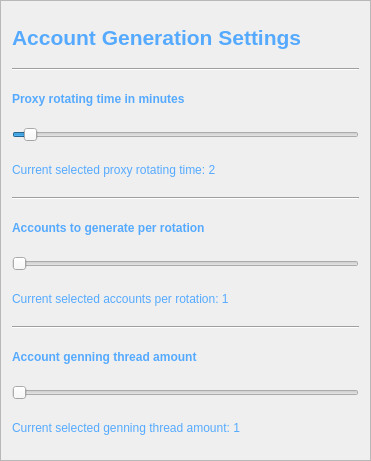
                <widget class="QFrame" name="account_generation_settings_frame">
                 <property name="geometry">
                  <rect>
                   <x>500</x>
                   <y>50</y>
                   <width>371</width>
                   <height>461</height>
                  </rect>
                 </property>
                 <property name="frameShape">
                  <enum>QFrame::StyledPanel</enum>
                 </property>
                 <property name="frameShadow">
                  <enum>QFrame::Raised</enum>
                 </property>
                 <layout class="QVBoxLayout" name="verticalLayout_14">
                  <item>
                   <widget class="QLabel" name="account_genning_settings_label">
                    <property name="minimumSize">
                     <size>
                      <width>0</width>
                      <height>50</height>
                     </size>
                    </property>
                    <property name="font">
                     <font>
                      <pointsize>16</pointsize>
                      <weight>75</weight>
                      <bold>true</bold>
                     </font>
                    </property>
                    <property name="styleSheet">
                     <string notr="true">color: rgb(85, 170, 255);</string>
                    </property>
                    <property name="text">
                     <string>Account Generation Settings</string>
                    </property>
                   </widget>
                  </item>
                  <item>
                   <widget class="Line" name="line_7">
                    <property name="orientation">
                     <enum>Qt::Horizontal</enum>
                    </property>
                   </widget>
                  </item>
                  <item>
                   <widget class="QLabel" name="label_17">
                    <property name="font">
                     <font>
                      <weight>75</weight>
                      <bold>true</bold>
                     </font>
                    </property>
                    <property name="styleSheet">
                     <string notr="true">color: rgb(85, 170, 255);</string>
                    </property>
                    <property name="text">
                     <string>Proxy rotating time in minutes</string>
                    </property>
                   </widget>
                  </item>
                  <item>
                   <widget class="QSlider" name="genning_proxy_rotation_time">
                    <property name="minimum">
                     <number>1</number>
                    </property>
                    <property name="maximum">
                     <number>30</number>
                    </property>
                    <property name="value">
                     <number>2</number>
                    </property>
                    <property name="orientation">
                     <enum>Qt::Horizontal</enum>
                    </property>
                   </widget>
                  </item>
                  <item>
                   <widget class="QLabel" name="selected_rotation_time">
                    <property name="styleSheet">
                     <string notr="true">color: rgb(85, 170, 255);</string>
                    </property>
                    <property name="text">
                     <string>Current selected proxy rotating time: 2</string>
                    </property>
                   </widget>
                  </item>
                  <item>
                   <widget class="Line" name="line">
                    <property name="styleSheet">
                     <string notr="true">color: rgb(85, 170, 255);</string>
                    </property>
                    <property name="orientation">
                     <enum>Qt::Horizontal</enum>
                    </property>
                   </widget>
                  </item>
                  <item>
                   <widget class="QLabel" name="label_25">
                    <property name="font">
                     <font>
                      <weight>75</weight>
                      <bold>true</bold>
                     </font>
                    </property>
                    <property name="styleSheet">
                     <string notr="true">color: rgb(85, 170, 255);</string>
                    </property>
                    <property name="text">
                     <string>Accounts to generate per rotation</string>
                    </property>
                   </widget>
                  </item>
                  <item>
                   <widget class="QSlider" name="generation_per_rotation">
                    <property name="minimum">
                     <number>1</number>
                    </property>
                    <property name="maximum">
                     <number>5</number>
                    </property>
                    <property name="orientation">
                     <enum>Qt::Horizontal</enum>
                    </property>
                   </widget>
                  </item>
                  <item>
                   <widget class="QLabel" name="selected_generation_per_rotation">
                    <property name="styleSheet">
                     <string notr="true">color: rgb(85, 170, 255);</string>
                    </property>
                    <property name="text">
                     <string>Current selected accounts per rotation: 1</string>
                    </property>
                   </widget>
                  </item>
                  <item>
                   <widget class="Line" name="line_2">
                    <property name="orientation">
                     <enum>Qt::Horizontal</enum>
                    </property>
                   </widget>
                  </item>
                  <item>
                   <widget class="QLabel" name="label_27">
                    <property name="font">
                     <font>
                      <weight>75</weight>
                      <bold>true</bold>
                     </font>
                    </property>
                    <property name="styleSheet">
                     <string notr="true">color: rgb(85, 170, 255);</string>
                    </property>
                    <property name="text">
                     <string>Account genning thread amount</string>
                    </property>
                   </widget>
                  </item>
                  <item>
                   <widget class="QSlider" name="account_genning_thread_amount">
                    <property name="minimum">
                     <number>1</number>
                    </property>
                    <property name="maximum">
                     <number>100</number>
                    </property>
                    <property name="singleStep">
                     <number>6</number>
                    </property>
                    <property name="orientation">
                     <enum>Qt::Horizontal</enum>
                    </property>
                    <property name="tickInterval">
                     <number>6</number>
                    </property>
                   </widget>
                  </item>
                  <item>
                   <widget class="QLabel" name="selected_account_genning_thread_amount">
                    <property name="font">
                     <font>
                      <weight>50</weight>
                      <bold>false</bold>
                     </font>
                    </property>
                    <property name="styleSheet">
                     <string notr="true">color: rgb(85, 170, 255);</string>
                    </property>
                    <property name="text">
                     <string>Current selected genning thread amount: 1</string>
                    </property>
                   </widget>
                  </item>
                 </layout>
                </widget>
